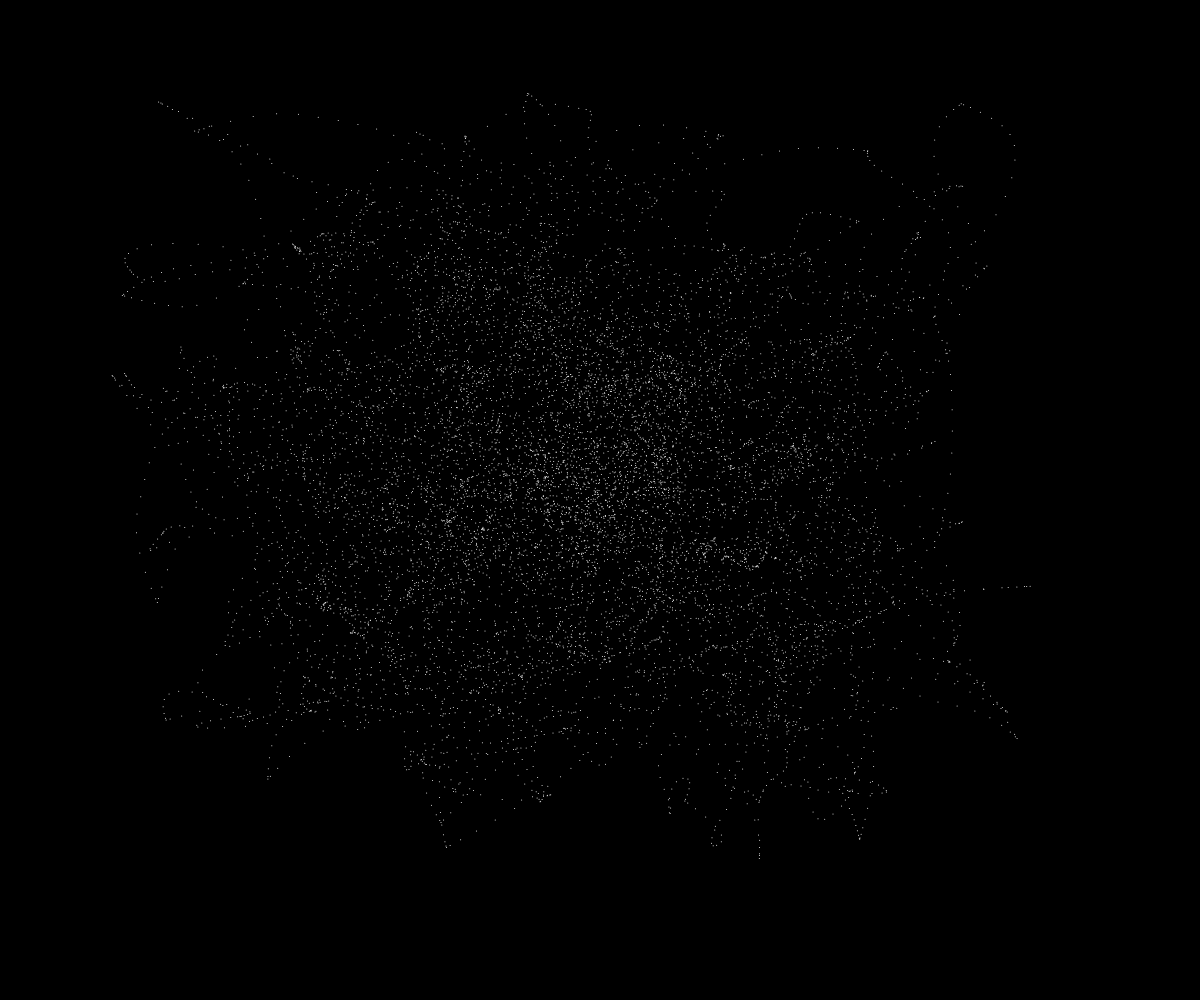
Frame 1 (no input)
Frame 60 (no input): identical to frame 1, image omitted
Frame 120 (the mouse pressed at the canvas centre since frame 60): identical to frame 1, image omitted

The p5.js sketch that drew this single still picture (run headless with seeded random() and noise() and a simulated clock; from frame 60 on, the mouse is pressed at the canvas centre):

// p5.js sketch
// ── sketch.js
let xOff = 0;
let yOff = 1;

function setup() {
    createCanvas(innerWidth, innerHeight);
    background(0);
    fill(255);
    noStroke();

    for (let i = 0; i < 10000; i++) {
        let w = map(noise(xOff), 0, 1, 0, width)
        let h = map(noise(yOff), 0, 1, 0, height)
        ellipse(w, h, 1);

        xOff+=0.02;
        yOff+=0.02;
    }
}

function draw() {
    // background(0);
    // fill(255);
    // noStroke();
    // if (xOff < 100) {
    //     let w = map(noise(xOff), 0, 1, 0, width)
    //     let h = map(noise(yOff), 0, 1, 0, height)
    //     ellipse(w, h, 1);

    //     xOff+=0.02;
    //     yOff+=0.02;
    // }

}
